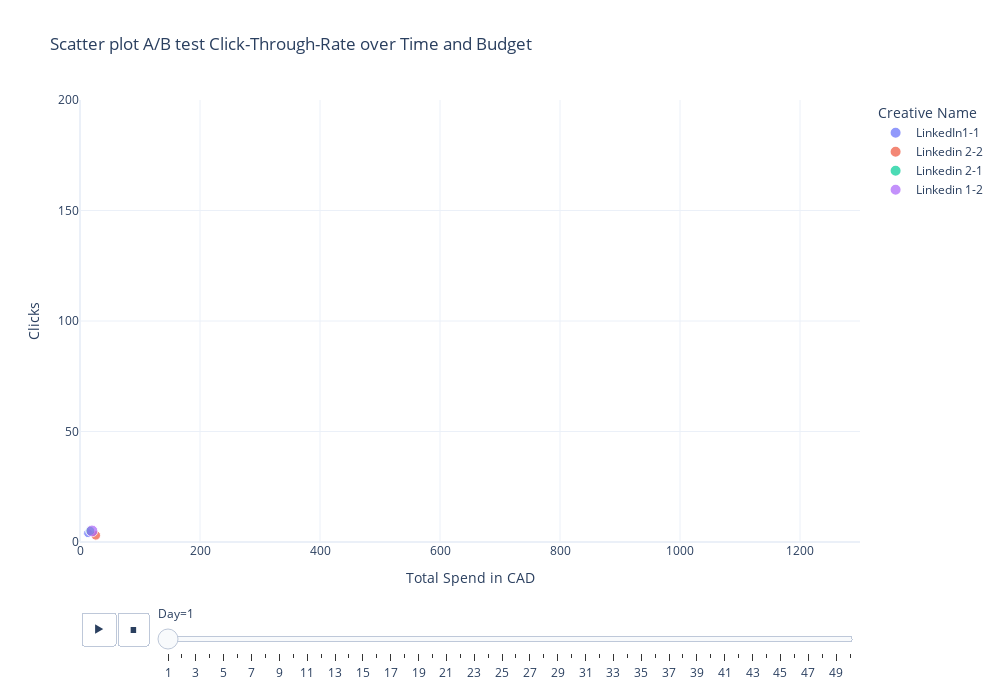

Notebook code cell kept with this figure:
### Code cell
fig2.show()

### Figure 1 — Plotly figure (JSON) as saved in the notebook; plotly's stock layout.template omitted (floating-point values rounded to 4 significant figures)
{"data": [{"hovertemplate": "Creative Name=LinkedIn1-1<br>Day=1<br>Total Spend in CAD=%{x}<br>Clicks=%{y}<br>Impressions=%{marker.size}<extra></extra>", "legendgroup": "LinkedIn1-1", "marker": {"color": "#636efa", "size": [635], "sizemode": "area", "sizeref": 15.59, "symbol": "circle"}, "mode": "markers", "name": "LinkedIn1-1", "orientation": "v", "showlegend": true, "type": "scatter", "x": [13.54], "xaxis": "x", "y": [4], "yaxis": "y"}, {"hovertemplate": "Creative Name=Linkedin 2-2<br>Day=1<br>Total Spend in CAD=%{x}<br>Clicks=%{y}<br>Impressions=%{marker.size}<extra></extra>", "legendgroup": "Linkedin 2-2", "marker": {"color": "#EF553B", "size": [712], "sizemode": "area", "sizeref": 15.59, "symbol": "circle"}, "mode": "markers", "name": "Linkedin 2-2", "orientation": "v", "showlegend": true, "type": "scatter", "x": [26.34], "xaxis": "x", "y": [3], "yaxis": "y"}, {"hovertemplate": "Creative Name=Linkedin 2-1<br>Day=1<br>Total Spend in CAD=%{x}<br>Clicks=%{y}<br>Impressions=%{marker.size}<extra></extra>", "legendgroup": "Linkedin 2-1", "marker": {"color": "#00cc96", "size": [687], "sizemode": "area", "sizeref": 15.59, "symbol": "circle"}, "mode": "markers", "name": "Linkedin 2-1", "orientation": "v", "showlegend": true, "type": "scatter", "x": [16.94], "xaxis": "x", "y": [5], "yaxis": "y"}, {"hovertemplate": "Creative Name=Linkedin 1-2<br>Day=1<br>Total Spend in CAD=%{x}<br>Clicks=%{y}<br>Impressions=%{marker.size}<extra></extra>", "legendgroup": "Linkedin 1-2", "marker": {"color": "#ab63fa", "size": [1099], "sizemode": "area", "sizeref": 15.59, "symbol": "circle"}, "mode": "markers", "name": "Linkedin 1-2", "orientation": "v", "showlegend": true, "type": "scatter", "x": [19.94], "xaxis": "x", "y": [5], "yaxis": "y"}], "layout": {"height": 700, "legend": {"itemsizing": "constant", "title": {"text": "Creative Name"}, "tracegroupgap": 0}, "sliders": [{"active": 0, "currentvalue": {"prefix": "Day="}, "len": 0.9, "pad": {"b": 10, "t": 60}, "steps": [{"args": [["1"], {"frame": {"duration": 0, "redraw": false}, "fromcurrent": true, "mode": "immediate", "transition": {"duration": 0, "easing": "linear"}}], "label": "1", "method": "animate"}, {"args": [["2"], {"frame": {"duration": 0, "redraw": false}, "fromcurrent": true, "mode": "immediate", "transition": {"duration": 0, "easing": "linear"}}], "label": "2", "method": "animate"}, {"args": [["3"], {"frame": {"duration": 0, "redraw": false}, "fromcurrent": true, "mode": "immediate", "transition": {"duration": 0, "easing": "linear"}}], "label": "3", "method": "animate"}, {"args": [["4"], {"frame": {"duration": 0, "redraw": false}, "fromcurrent": true, "mode": "immediate", "transition": {"duration": 0, "easing": "linear"}}], "label": "4", "method": "animate"}, {"args": [["5"], {"frame": {"duration": 0, "redraw": false}, "fromcurrent": true, "mode": "immediate", "transition": {"duration": 0, "easing": "linear"}}], "label": "5", "method": "animate"}, {"args": [["6"], {"frame": {"duration": 0, "redraw": false}, "fromcurrent": true, "mode": "immediate", "transition": {"duration": 0, "easing": "linear"}}], "label": "6", "method": "animate"}, {"args": [["7"], {"frame": {"duration": 0, "redraw": false}, "fromcurrent": true, "mode": "immediate", "transition": {"duration": 0, "easing": "linear"}}], "label": "7", "method": "animate"}, {"args": [["8"], {"frame": {"duration": 0, "redraw": false}, "fromcurrent": true, "mode": "immediate", "transition": {"duration": 0, "easing": "linear"}}], "label": "8", "method": "animate"}, {"args": [["9"], {"frame": {"duration": 0, "redraw": false}, "fromcurrent": true, "mode": "immediate", "transition": {"duration": 0, "easing": "linear"}}], "label": "9", "method": "animate"}, {"args": [["10"], {"frame": {"duration": 0, "redraw": false}, "fromcurrent": true, "mode": "immediate", "transition": {"duration": 0, "easing": "linear"}}], "label": "10", "method": "animate"}, {"args": [["11"], {"frame": {"duration": 0, "redraw": false}, "fromcurrent": true, "mode": "immediate", "transition": {"duration": 0, "easing": "linear"}}], "label": "11", "method": "animate"}, {"args": [["12"], {"frame": {"duration": 0, "redraw": false}, "fromcurrent": true, "mode": "immediate", "transition": {"duration": 0, "easing": "linear"}}], "label": "12", "method": "animate"}, {"args": [["13"], {"frame": {"duration": 0, "redraw": false}, "fromcurrent": true, "mode": "immediate", "transition": {"duration": 0, "easing": "linear"}}], "label": "13", "method": "animate"}, {"args": [["14"], {"frame": {"duration": 0, "redraw": false}, "fromcurrent": true, "mode": "immediate", "transition": {"duration": 0, "easing": "linear"}}], "label": "14", "method": "animate"}, {"args": [["15"], {"frame": {"duration": 0, "redraw": false}, "fromcurrent": true, "mode": "immediate", "transition": {"duration": 0, "easing": "linear"}}], "label": "15", "method": "animate"}, {"args": [["16"], {"frame": {"duration": 0, "redraw": false}, "fromcurrent": true, "mode": "immediate", "transition": {"duration": 0, "easing": "linear"}}], "label": "16", "method": "animate"}, {"args": [["17"], {"frame": {"duration": 0, "redraw": false}, "fromcurrent": true, "mode": "immediate", "transition": {"duration": 0, "easing": "linear"}}], "label": "17", "method": "animate"}, {"args": [["18"], {"frame": {"duration": 0, "redraw": false}, "fromcurrent": true, "mode": "immediate", "transition": {"duration": 0, "easing": "linear"}}], "label": "18", "method": "animate"}, {"args": [["19"], {"frame": {"duration": 0, "redraw": false}, "fromcurrent": true, "mode": "immediate", "transition": {"duration": 0, "easing": "linear"}}], "label": "19", "method": "animate"}, {"args": [["20"], {"frame": {"duration": 0, "redraw": false}, "fromcurrent": true, "mode": "immediate", "transition": {"duration": 0, "easing": "linear"}}], "label": "20", "method": "animate"}, {"args": [["21"], {"frame": {"duration": 0, "redraw": false}, "fromcurrent": true, "mode": "immediate", "transition": {"duration": 0, "easing": "linear"}}], "label": "21", "method": "animate"}, {"args": [["22"], {"frame": {"duration": 0, "redraw": false}, "fromcurrent": true, "mode": "immediate", "transition": {"duration": 0, "easing": "linear"}}], "label": "22", "method": "animate"}, {"args": [["23"], {"frame": {"duration": 0, "redraw": false}, "fromcurrent": true, "mode": "immediate", "transition": {"duration": 0, "easing": "linear"}}], "label": "23", "method": "animate"}, {"args": [["24"], {"frame": {"duration": 0, "redraw": false}, "fromcurrent": true, "mode": "immediate", "transition": {"duration": 0, "easing": "linear"}}], "label": "24", "method": "animate"}, {"args": [["25"], {"frame": {"duration": 0, "redraw": false}, "fromcurrent": true, "mode": "immediate", "transition": {"duration": 0, "easing": "linear"}}], "label": "25", "method": "animate"}, {"args": [["26"], {"frame": {"duration": 0, "redraw": false}, "fromcurrent": true, "mode": "immediate", "transition": {"duration": 0, "easing": "linear"}}], "label": "26", "method": "animate"}, {"args": [["27"], {"frame": {"duration": 0, "redraw": false}, "fromcurrent": true, "mode": "immediate", "transition": {"duration": 0, "easing": "linear"}}], "label": "27", "method": "animate"}, {"args": [["28"], {"frame": {"duration": 0, "redraw": false}, "fromcurrent": true, "mode": "immediate", "transition": {"duration": 0, "easing": "linear"}}], "label": "28", "method": "animate"}, {"args": [["29"], {"frame": {"duration": 0, "redraw": false}, "fromcurrent": true, "mode": "immediate", "transition": {"duration": 0, "easing": "linear"}}], "label": "29", "method": "animate"}, {"args": [["30"], {"frame": {"duration": 0, "redraw": false}, "fromcurrent": true, "mode": "immediate", "transition": {"duration": 0, "easing": "linear"}}], "label": "30", "method": "animate"}, {"args": [["31"], {"frame": {"duration": 0, "redraw": false}, "fromcurrent": true, "mode": "immediate", "transition": {"duration": 0, "easing": "linear"}}], "label": "31", "method": "animate"}, {"args": [["32"], {"frame": {"duration": 0, "redraw": false}, "fromcurrent": true, "mode": "immediate", "transition": {"duration": 0, "easing": "linear"}}], "label": "32", "method": "animate"}, {"args": [["33"], {"frame": {"duration": 0, "redraw": false}, "fromcurrent": true, "mode": "immediate", "transition": {"duration": 0, "easing": "linear"}}], "label": "33", "method": "animate"}, {"args": [["34"], {"frame": {"duration": 0, "redraw": false}, "fromcurrent": true, "mode": "immediate", "transition": {"duration": 0, "easing": "linear"}}], "label": "34", "method": "animate"}, {"args": [["35"], {"frame": {"duration": 0, "redraw": false}, "fromcurrent": true, "mode": "immediate", "transition": {"duration": 0, "easing": "linear"}}], "label": "35", "method": "animate"}, {"args": [["36"], {"frame": {"duration": 0, "redraw": false}, "fromcurrent": true, "mode": "immediate", "transition": {"duration": 0, "easing": "linear"}}], "label": "36", "method": "animate"}, {"args": [["37"], {"frame": {"duration": 0, "redraw": false}, "fromcurrent": true, "mode": "immediate", "transition": {"duration": 0, "easing": "linear"}}], "label": "37", "method": "animate"}, {"args": [["38"], {"frame": {"duration": 0, "redraw": false}, "fromcurrent": true, "mode": "immediate", "transition": {"duration": 0, "easing": "linear"}}], "label": "38", "method": "animate"}, {"args": [["39"], {"frame": {"duration": 0, "redraw": false}, "fromcurrent": true, "mode": "immediate", "transition": {"duration": 0, "easing": "linear"}}], "label": "39", "method": "animate"}, {"args": [["40"], {"frame": {"duration": 0, "redraw": false}, "fromcurrent": true, "mode": "immediate", "transition": {"duration": 0, "easing": "linear"}}], "label": "40", "method": "animate"}, {"args": [["41"], {"frame": {"duration": 0, "redraw": false}, "fromcurrent": true, "mode": "immediate", "transition": {"duration": 0, "easing": "linear"}}], "label": "41", "method": "animate"}, {"args": [["42"], {"frame": {"duration": 0, "redraw": false}, "fromcurrent": true, "mode": "immediate", "transition": {"duration": 0, "easing": "linear"}}], "label": "42", "method": "animate"}, {"args": [["43"], {"frame": {"duration": 0, "redraw": false}, "fromcurrent": true, "mode": "immediate", "transition": {"duration": 0, "easing": "linear"}}], "label": "43", "method": "animate"}, {"args": [["44"], {"frame": {"duration": 0, "redraw": false}, "fromcurrent": true, "mode": "immediate", "transition": {"duration": 0, "easing": "linear"}}], "label": "44", "method": "animate"}, {"args": [["45"], {"frame": {"duration": 0, "redraw": false}, "fromcurrent": true, "mode": "immediate", "transition": {"duration": 0, "easing": "linear"}}], "label": "45", "method": "animate"}, {"args": [["46"], {"frame": {"duration": 0, "redraw": false}, "fromcurrent": true, "mode": "immediate", "transition": {"duration": 0, "easing": "linear"}}], "label": "46", "method": "animate"}, {"args": [["47"], {"frame": {"duration": 0, "redraw": false}, "fromcurrent": true, "mode": "immediate", "transition": {"duration": 0, "easing": "linear"}}], "label": "47", "method": "animate"}, {"args": [["48"], {"frame": {"duration": 0, "redraw": false}, "fromcurrent": true, "mode": "immediate", "transition": {"duration": 0, "easing": "linear"}}], "label": "48", "method": "animate"}, {"args": [["49"], {"frame": {"duration": 0, "redraw": false}, "fromcurrent": true, "mode": "immediate", "transition": {"duration": 0, "easing": "linear"}}], "label": "49", "method": "animate"}, {"args": [["50"], {"frame": {"duration": 0, "redraw": false}, "fromcurrent": true, "mode": "immediate", "transition": {"duration": 0, "easing": "linear"}}], "label": "50", "method": "animate"}], "x": 0.1, "xanchor": "left", "y": 0, "yanchor": "top"}], "title": {"text": "Scatter plot A/B test Click-Through-Rate over Time and Budget"}, "updatemenus": [{"buttons": [{"args": [null, {"frame": {"duration": 500, "redraw": false}, "fromcurrent": true, "mode": "immediate", "transition": {"duration": 500, "easing": "linear"}}], "label": "&#9654;", "method": "animate"}, {"args": [[null], {"frame": {"duration": 0, "redraw": false}, "fromcurrent": true, "mode": "immediate", "transition": {"duration": 0, "easing": "linear"}}], "label": "&#9724;", "method": "animate"}], "direction": "left", "pad": {"r": 10, "t": 70}, "showactive": false, "type": "buttons", "x": 0.1, "xanchor": "right", "y": 0, "yanchor": "top"}], "width": 1000, "xaxis": {"anchor": "y", "domain": [0, 1], "range": [0, 1300], "title": {"text": "Total Spend in CAD"}}, "yaxis": {"anchor": "x", "domain": [0, 1], "range": [0, 200], "title": {"text": "Clicks"}}}}
